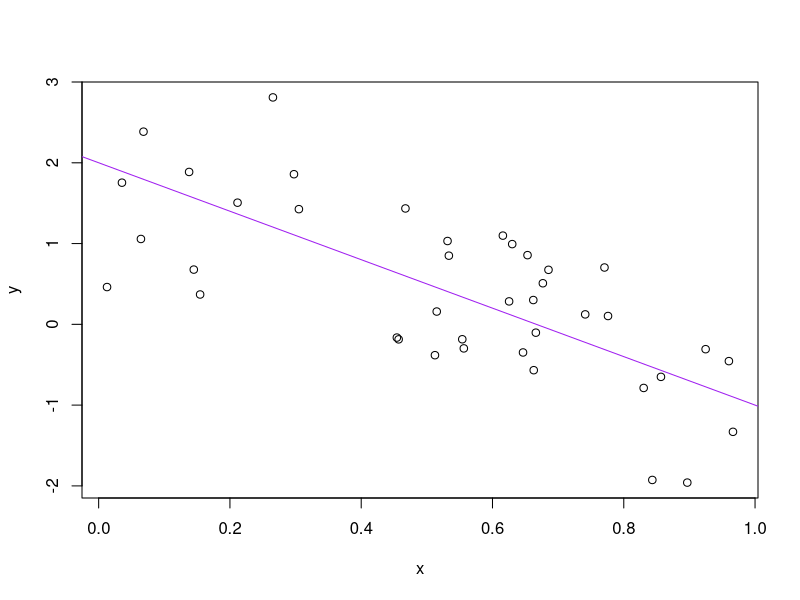

This chart was generated by the following R code:
a <- 2
b <- -3
n <- 40
sig_sq <- 0.5
x <- runif(n)
y <- a + b * x + rnorm(n, sd = sqrt(sig_sq))
(avg_x <- mean(x))
write(avg_x, "avg_x.txt")
plot(x, y)
abline(a, b, col = "purple")
dev.print(pdf, "toy_line_plot.pdf")






















